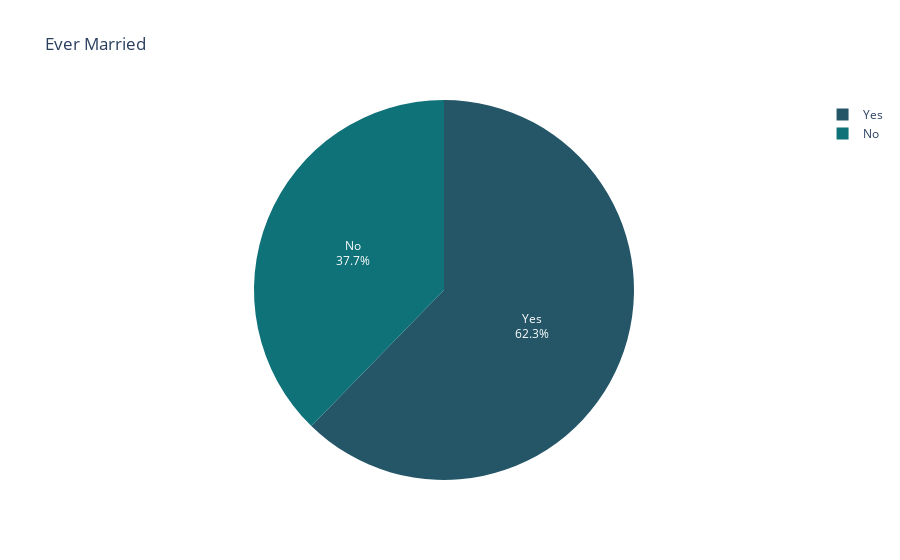

Notebook code for this chart:
### Markdown cell above
#### + Tình trạng hôn nhân

### Code cell
married = dict(df['ever_married'].value_counts())
fig = px.pie(names = married.keys(),values = married.values(),title = 'Ever Married',color_discrete_sequence=px.colors.sequential.Aggrnyl)
fig.update_traces(textposition='inside', textinfo='percent+label')

### Figure 1 — Plotly figure (JSON) as saved in the notebook; plotly's stock layout.template omitted (floating-point values rounded to 4 significant figures)
{"data": [{"domain": {"x": [0, 1], "y": [0, 1]}, "hovertemplate": "label=%{label}<br>value=%{value}<extra></extra>", "labels": ["Yes", "No"], "legendgroup": "", "name": "", "showlegend": true, "textinfo": "percent+label", "textposition": "inside", "type": "pie", "values": [2735, 1655]}], "layout": {"legend": {"tracegroupgap": 0}, "piecolorway": ["rgb(36, 86, 104)", "rgb(15, 114, 121)", "rgb(13, 143, 129)", "rgb(57, 171, 126)", "rgb(110, 197, 116)", "rgb(169, 220, 103)", "rgb(237, 239, 93)"], "title": {"text": "Ever Married"}}}
